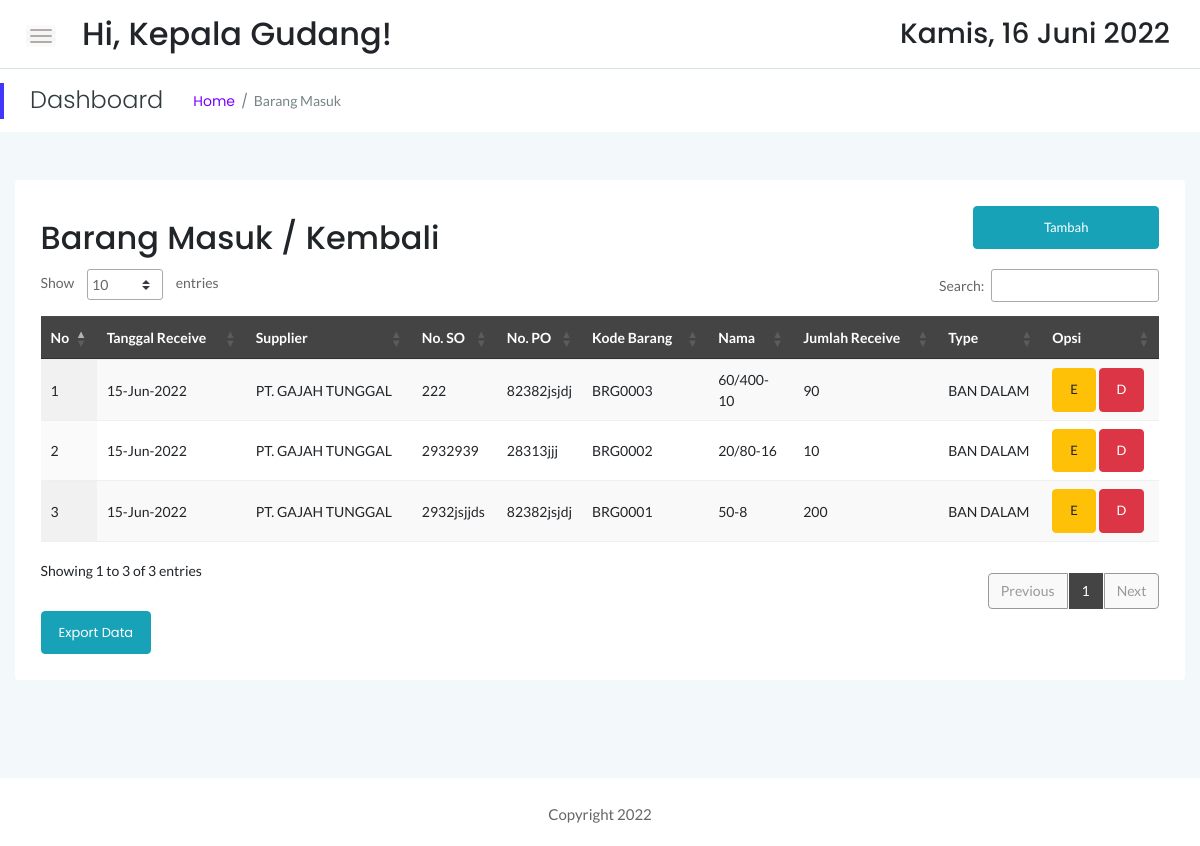
The page /inven/stock/masuk.php (signed in) on the database its author committed.
### tables this page shows
CREATE TABLE IF NOT EXISTS `sbrg_masuk` (
  `id` int(11) NOT NULL AUTO_INCREMENT,
  `supplier` varchar(255) NOT NULL,
  `idx` int(11) NOT NULL,
  `tgl` date NOT NULL,
  `so` varchar(255) NOT NULL,
  `po` varchar(255) NOT NULL,
  `jumlah` int(11) NOT NULL,
  `keterangan` text NOT NULL,
  PRIMARY KEY (`id`)
);

CREATE TABLE IF NOT EXISTS `sstock_brg` (
  `idx` int(11) NOT NULL AUTO_INCREMENT,
  `kode_brg` varchar(255) NOT NULL,
  `nama` varchar(55) NOT NULL,
  `harga` int(255) NOT NULL,
  `diskon` int(11) NOT NULL,
  `stock` int(12) NOT NULL,
  `jenis` varchar(30) NOT NULL,
  `subtype` varchar(255) NOT NULL,
  `merk` varchar(40) NOT NULL,
  `keterangan` varchar(255) NOT NULL,
  `tgl_input` datetime NOT NULL,
  PRIMARY KEY (`idx`)
);

### inven/stock/masuk.php (the view, shortened to what this page needs)
<!doctype html>
<html class="no-js" lang="en">
<?php
    include '../dbconnect.php';
	?>
<head>
    <link rel="stylesheet" href="assets/css/bootstrap.min.css">
    <link rel="stylesheet" href="assets/css/font-awesome.min.css">
    <link rel="stylesheet" href="assets/css/themify-icons.css">
    <link rel="stylesheet" href="assets/css/metisMenu.css">
    <link rel="stylesheet" href="assets/css/owl.carousel.min.css">
    <link rel="stylesheet" href="assets/css/slicknav.min.css">
    <link rel="stylesheet" href="https://www.amcharts.com/lib/3/plugins/export/export.css" type="text/css" media="all" />
	<link rel="stylesheet" type="text/css" href="https://cdn.datatables.net/1.10.19/css/jquery.dataTables.min.css">
    <link rel="stylesheet" type="text/css" href="https://cdn.datatables.net/1.10.19/css/jquery.dataTables.css">
    <link rel="stylesheet" type="text/css" href="https://cdn.datatables.net/1.10.18/css/dataTables.bootstrap4.min.css">
    <link rel="stylesheet" type="text/css" href="https://cdn.datatables.net/responsive/2.2.3/css/responsive.bootstrap.min.css">
    <link rel="stylesheet" type="text/css" href="https://cdn.datatables.net/responsive/2.2.3/css/responsive.jqueryui.min.css">
	<link rel="stylesheet" type="text/css" href="https://cdn.datatables.net/buttons/1.5.2/css/buttons.dataTables.min.css">
    <link rel="stylesheet" href="assets/css/typography.css">
    <link rel="stylesheet" href="assets/css/default-css.css">
    <link rel="stylesheet" href="assets/css/styles.css">
    <link rel="stylesheet" href="assets/css/responsive.css">
</head>
<body>
    <div class="page-container">
        <div class="main-content">
            <div class="header-area">
                <div class="row align-items-center">
                    <div class="col-md-6 col-sm-8 clearfix">
                        <div class="nav-btn pull-left">
                            <span></span>
                            <span></span>
                            <span></span>
                        </div>
                        <div class="search-box pull-left">
                            <form action="#">
                                <h2>Hi, <?=$_SESSION['user'];?>!</h2>
                            </form>
                        </div>
                    </div>
                    <div class="col-md-6 col-sm-4 clearfix">
                        <ul class="notification-area pull-right">
                            <li><h3><div class="date">
						</b></div></h3>
						</li>
                        </ul>
                    </div>
                </div>
            </div>
            <div class="page-title-area">
                <div class="row align-items-center">
                    <div class="col-sm-6">
                        <div class="breadcrumbs-area clearfix">
                            <h4 class="page-title pull-left">Dashboard</h4>
                            <ul class="breadcrumbs pull-left">
                                <li><a href="index.php">Home</a></li>
                                <li><span>Barang Masuk</span></li>
                            </ul>
                        </div>
                    </div>
                    <div class="col-sm-6 clearfix">
                    </div>
                </div>
            </div>
            <div class="main-content-inner">
                <div class="row mt-5 mb-5">
                    <div class="col-12">
                        <div class="card">
                            <div class="card-body">
                                <div class="d-sm-flex justify-content-between align-items-center">
									<h2>Barang Masuk / Kembali</h2>
									<button style="margin-bottom:20px" data-toggle="modal" data-target="#myModal" class="btn btn-info col-md-2"><span class="glyphicon glyphicon-plus"></span>Tambah</button>
                                </div>
                                <div class="data-tables datatable-dark">
										 <table id="dataTable3" class="display" style="width:100%"><thead class="thead-dark">
											<tr>
												<th>No</th>
												<th>Tanggal Receive</th>
                                                <th>Supplier</th>
												<th>No. SO</th>
												<th>No. PO</th>
												<th>Kode Barang</th>
												<th>Nama</th>
												<th>Jumlah Receive</th>
												<th>Type</th>
                                                <th>Opsi</th>
											</tr></thead><tbody>
											<?php
											$brg=mysqli_query($conn,"SELECT * from sbrg_masuk sb, sstock_brg st where st.idx=sb.idx order by sb.id DESC");
											$no=1;
											while($b=mysqli_fetch_array($brg)){
                                                $id = $b['id'];
												?>
												<tr>
													<td><?php echo $no++ ?></td>
													<td><?php $tanggals=$b['tgl']; echo date("d-M-Y", strtotime($tanggals)) ?></td>
                                                    <td><?php echo $b['supplier'] ?></td>
													<td><?php echo $b['so'] ?></td>
													<td><?php echo $b['po'] ?></td>
													<td><?php echo $b['kode_brg'] ?></td>
													<td><?php echo $b['nama'] ?></td>
													<td><?php echo $b['jumlah'] ?></td>
													<td><?php echo $b['jenis'] ?></td>
                                                    <td><button data-toggle="modal" data-target="#edit<?=$id;?>" class="btn btn-warning">E</button> <button data-toggle="modal" data-target="#del<?=$id;?>" class="btn btn-danger">D</button></td>
												</tr>
												<?php
											}
											?>
										</tbody>
										</table>
									<a href="exportbrgmsk.php" target="_blank" class="btn btn-info">Export Data</a>
                                </div>
                            </div>
                        </div>
                    </div>
                </div>
            </div>
        </div>
        <footer>
            <div class="footer-area">
                <p>Copyright 2022</p>
            </div>
        </footer>
    </div>
</body>
</html>

### rows shown on the page
sbrg_masuk: tgl "15-Jun-2022", supplier "PT. GAJAH TUNGGAL", so "222", po "82382jsjdj", sstock_brg.kode_brg "BRG0003", sstock_brg.nama "60/400-10", jumlah "90", sstock_brg.jenis "BAN DALAM"
sbrg_masuk: tgl "15-Jun-2022", supplier "PT. GAJAH TUNGGAL", so "2932939", po "28313jjj", sstock_brg.kode_brg "BRG0002", sstock_brg.nama "20/80-16", jumlah "10", sstock_brg.jenis "BAN DALAM"
sbrg_masuk: tgl "15-Jun-2022", supplier "PT. GAJAH TUNGGAL", so "2932jsjjds", po "82382jsjdj", sstock_brg.kode_brg "BRG0001", sstock_brg.nama "50-8", jumlah "200", sstock_brg.jenis "BAN DALAM"

### other values the page prints
$_SESSION['user'] "Kepala Gudang"
